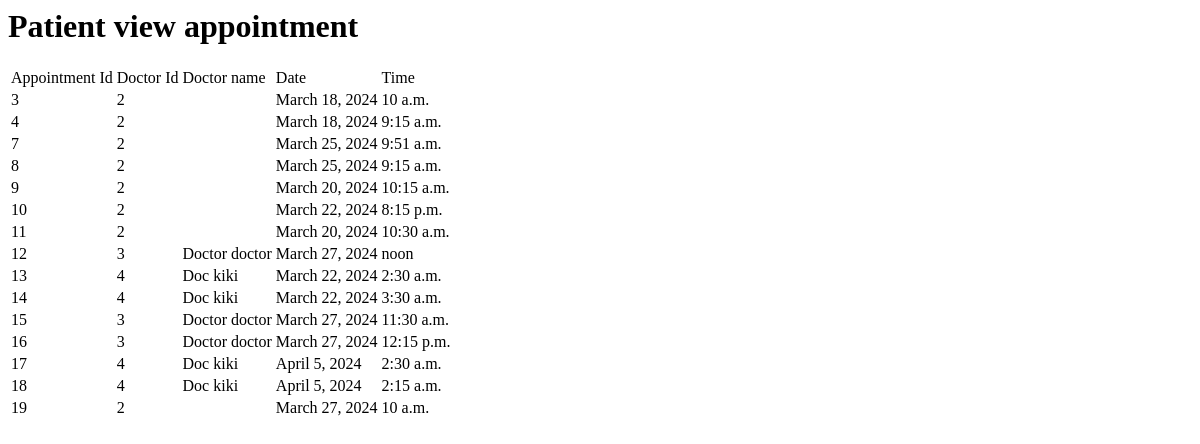
/patviewappointment/12, run on an earlier commit of the app's database.
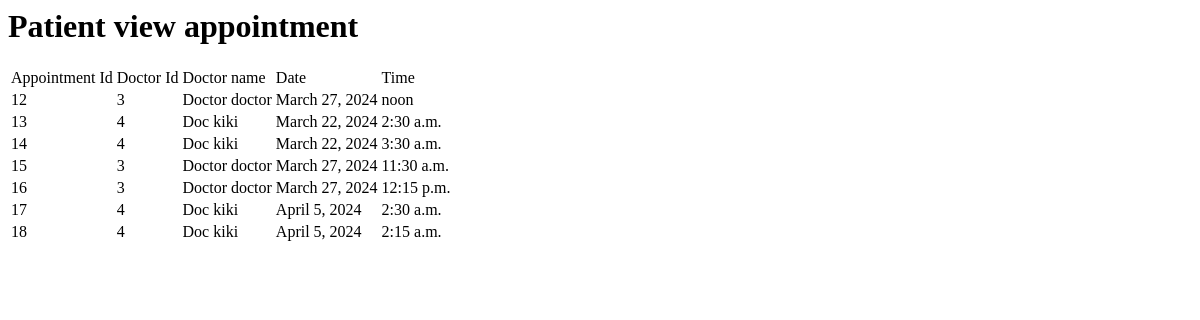
And on a later commit of the database.
### ODBS/models.py (models this page shows, shortened)
class appointment(models.Model):
    appid=models.BigAutoField(primary_key=True)
    patid=models.ForeignKey(Patient,on_delete=models.CASCADE,null=True)
    docid=models.ForeignKey(Doctor,on_delete=models.CASCADE,null=True)
    date=models.DateField(max_length=50,null=True)
    starttime=models.TimeField(max_length=50,null=True)
    status=models.CharField(max_length=50,default="Pending")

class Doctor(models.Model):
    user=models.ForeignKey(User,on_delete=models.CASCADE)
    docid=models.BigAutoField(primary_key=True)
    contactno=models.CharField(max_length=50,null=True)
    qualification=models.CharField(max_length=50,null=True)
    specialist=models.CharField(max_length=50,null=True)
    day1=models.CharField(max_length=10,null=True)
    day2=models.CharField(max_length=10,null=True)
    day3=models.CharField(max_length=10,null=True)
    time1=models.CharField(max_length=10,null=True)
    time2=models.CharField(max_length=10,null=True)
    time3=models.CharField(max_length=10,null=True)
    dept=models.CharField(max_length=10,null=True)
    def __str__(self):
        return str(self.pk)

### ODBS/views.py (the view)
# urls.py: path('patviewappointment/<int:patid>', patviewappointment,name="patviewappointment"),
def patviewappointment(request,patid):
    user=request.user
    pat=Patient.objects.get(patid=patid)
    appointmentsofpat=appointment.objects.filter(patid=patid)
    return render(request,'patviewappointment.html',locals())

### ODBS/Templates/patviewappointment.html
<h1>Patient view appointment</h1>
<table id="myTable" >
    <thead>
        <tr>
            <td>Appointment Id</td>
            <td>Doctor Id</td>
            <td>Doctor name</td>
            <td>Date</td>
            <td>Time</td>
        </tr>
    </thead>
    <tbody>
        {% if appointmentsofpat %}
            {% for i in appointmentsofpat %}
                <tr>
                    <td>{{i.appid}}</td>
                    <td>{{i.docid}}</td>
                    <td>{{i.docid.user.first_name}} {{i.docid.user.last_name}}</td>
                    <td>{{i.date}}</td>
                    <td>{{i.starttime}}</td>
                </tr>
            {% endfor %}
        {% else %}
                <tr>
                    <td colspan="4">No appointments</td>
                </tr>
        {% endif %}
    </tbody>
</table>

What changed in the data, as far as the page shows it:
removed appointment: appid "3", docid "2", date "March 18, 2024", starttime "10 a.m."
removed appointment: appid "4", docid "2", date "March 18, 2024", starttime "9:15 a.m."
removed appointment: appid "7", docid "2", date "March 25, 2024", starttime "9:51 a.m."
removed appointment: appid "8", docid "2", date "March 25, 2024", starttime "9:15 a.m."
removed appointment: appid "9", docid "2", date "March 20, 2024", starttime "10:15 a.m."
removed appointment: appid "10", docid "2", date "March 22, 2024", starttime "8:15 p.m."
removed appointment: appid "11", docid "2", date "March 20, 2024", starttime "10:30 a.m."
removed appointment: appid "19", docid "2", date "March 27, 2024", starttime "10 a.m."
